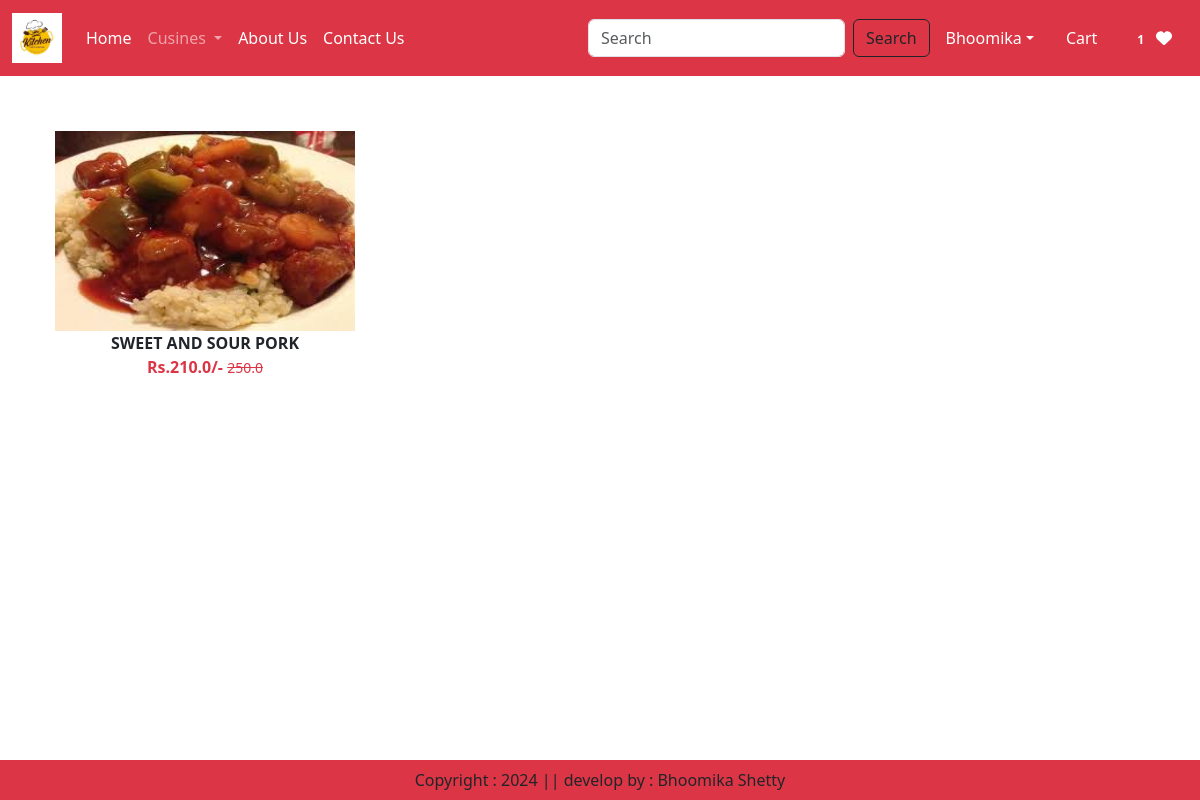
/wishlist/ (signed in), run on the app's committed database.
### app/models.py (models this page shows, shortened)
class Wishlist(models.Model):
    user = models.ForeignKey(User,on_delete=models.CASCADE)
    product = models.ForeignKey(Product,on_delete=models.CASCADE)

class Product(models.Model):
    title=models.CharField(max_length=100)
    selling_price=models.FloatField()
    discounted_price=models.FloatField()
    description=models.TextField()
    composition=models.TextField(default='')
    prodapp=models.TextField(default='')
    category=models.CharField(choices=CATEGORY_CHOICES, max_length=2)
    product_images=models.ImageField(upload_to='product')

### app/views.py (the view)
# urls.py: path('wishlist/',views.show_wishlist,name='showwishlist'),
@login_required
def show_wishlist(request):
    user = request.user
    totalitem = 0
    wishitem=0
    if request.user.is_authenticated:
        totalitem = len(Cart.objects.filter(user=request.user))
        wishitem = len(Wishlist.objects.filter(user=request.user))
    product = Wishlist.objects.filter(user=user)
    return render(request,"app/wishlist.html",locals())

### app/templates/app/wishlist.html (shortened to what this page needs)
{% extends 'app/base.html' %}
{% load static %}
{% block main-content %}
<div class="container my-5">
    <div class="row">
        <div class="col-sm-8">
            <div class="row">
                {% for prod in product %}
                <div class="col-sm-4 text-center mb-4 hover-shadow">
                    <a href="{% url 'product-detail' prod.product.id %}" class="btn">
                        <div>
                            <img src="{{prod.product.product_images.url}}" width="300px" height="200px" />
                            <div class="fw-bold">{{prod.product.title}}</div>
                            <div class="fw-bold text-danger">
                                Rs.{{prod.product.discounted_price}}/-
                                <small class="fw-light text-decoration-line-through">{{prod.product.selling_price}}</small>
                            </div>
                        </div>
                    </a>
                </div>
                {% endfor %}
            </div>
        </div>
    </div>
</div>
<br><br><br>
{% endblock main-content %}

### data on the page
Wishlist: product.product_images (picture), product "SWEET AND SOUR PORK", product.discounted_price "210.0", product.selling_price "250.0"

### other printed values
{{ wishitem }} "1"
